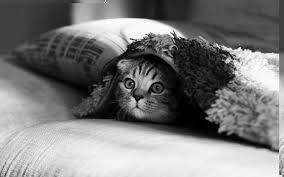
#> input picture labs/lab61/grayscale_1.jpg, 284 x 177 px, found by its file name
$ python app.py -name /home/dima/KG/CG/labs/lab61/grayscale_1.jpg -path /home/dima/KG/CG/labs/lab61
#> lines starting #> are read from the running program, lines starting #| are printed output that depends on the picture; after the words box and inside, x2 and y2 are one past the last pixel; in counts of white or black regions, pixels touching at a corner belong together
import argparse

from PIL import Image, ImageDraw


def binarization(image_height, image_width, image_pixels, threshold, image, draw, file_name):
    """
    Change all pixels of image with brightness <= threshold to white, otherwise to black
    :param image_height:
    :param image_width:
    :param image_pixels: Two-dimensional array containing information about color channels of pixels
    :param threshold: Threshold at which we change pixel colors
    :param image:
    :param draw:
    :param file_name: Path in which image is saved
    :return:
    """

    for i in range(image_height):
        for j in range(image_width):
            if image_pixels[i, j][0] <= threshold:
                draw.point((i, j), (0, 0, 0))
            else:
                draw.point((i, j), (255, 255, 255))

    image.save(file_name, "JPEG")


def find_threshold(image_height, image_width, image_pixels):
    """
    Find threshold with Otsu's method
    :param image_width:
    :param image_height:
    :param image_pixels: Two-dimensional array containing information about color channels of pixels
    :return threshold: The best threshold for the white pixel class and the black pixel class to be as clear as possible
    """

    size = 256
    intensity_histogram = [0] * size  # Image intensity histogram

    for i in range(image_height):
        for j in range(image_width):
            intensity_histogram[image_pixels[i, j][0]] += 1

    pixel_count = image_width * image_height  # The number of pixels in the image
    intensity_sum = sum(index * value for index, value in enumerate(intensity_histogram))  # Image intensity
    best_threshold = 0  # Best threshold
    max_sigma = 0.0  # Max interclass variance
    first_class_pixel_count = 0  # The number of pixels in the first group
    first_class_intensity_sum = 0  # First group intensity

    for threshold in range(size - 1):
        first_class_pixel_count += intensity_histogram[threshold]
        first_class_intensity_sum += threshold * intensity_histogram[threshold]

        if pixel_count - first_class_pixel_count == 0 or first_class_pixel_count == 0:
            continue

        # The ratio of pixels in the first group to the total number of pixels
        first_class_prob = first_class_pixel_count / pixel_count

        # The ratio of pixels in the second group to the total number of pixels
        second_class_prob = 1.0 - first_class_prob

        # Average intensity in the first group
        first_class_mean = first_class_intensity_sum / first_class_pixel_count

        # Average intensity in the second group
        second_class_mean = (intensity_sum - first_class_intensity_sum) / (pixel_count - first_class_pixel_count)

        # The difference in the average brightness of the two groups
        mean_delta = first_class_mean - second_class_mean

        # Current interclass variance
        sigma = first_class_prob * second_class_prob * mean_delta * mean_delta

        if sigma > max_sigma:
            max_sigma = sigma
            best_threshold = threshold

    return best_threshold


def start_processing(file_name):
    """
    Along the image path, returns all items for image processing
    :param file_name: Path to the required image
    :returns image processing tools: image, image width, image height, image pixels, draw
    """

    image = Image.open(file_name)
#> image is the input picture: PIL image 284x177 RGB; min 0, max 255, mean 123.3
    image_height, image_width, = image.size
#> image_height = 284; image_width = 177
    image_pixels = image.load()
    draw = ImageDraw.Draw(image)

    return image, image_height, image_width, image_pixels, draw


def end_processing(draw):
    """
    Close image processing tools
    :param draw:
    :return:
    """

    del draw


def parse():
    """
    Parse command line arguments
    :return command line arguments
    """

    parser = argparse.ArgumentParser()
    parser.add_argument('-name', help='Path to image')
    parser.add_argument('-path', help='Path to directory where everything will be saved')

    return parser.parse_args()


def main():
    args = parse()

    if args.name and args.path:
        image, image_height, image_width, image_pixels, draw = start_processing(file_name=args.name)
#> image_height = 284; image_width = 177
        threshold = find_threshold(image_height=image_height, image_width=image_width, image_pixels=image_pixels)
#> in find_threshold, `pixel_count = image_width * image_height`: pixel_count = 50268
#> the loop in find_threshold, `for threshold in range(size - 1):` made 255 passes
#> (first_class_prob, second_class_prob, second_class_mean, mean_delta, sigma, max_sigma) on passes 1 to 12: (0.00734, 0.993, 124.2, -124.2, 112.4, 112.4), (0.0136, 0.986, 125, -124.5, 208.1, 208.1), (0.0186, 0.981, 125.6, -124.7, 283.4, 283.4), (0.0222, 0.978, 126.1, -124.8, 337.7, 337.7), (0.0258, 0.974, 126.5, -124.9, 392.2, 392.2), (0.0294, 0.971, 127, -124.9, 445.2, 445.2), (0.0322, 0.968, 127.3, -124.9, 486.6, 486.6), (0.0361, 0.964, 127.8, -124.9, 543.5, 543.5), (0.0397, 0.96, 128.2, -124.9, 594.7, 594.7), (0.0437, 0.956, 128.7, -124.9, 651.7, 651.7), (0.0472, 0.953, 129.2, -124.9, 701.4, 701.4), (0.0515, 0.949, 129.7, -124.9, 761, 761)
        binarization(image_height=image_height, image_width=image_width, image_pixels=image_pixels,
                     threshold=threshold, image=image, draw=draw, file_name=args.path + "binary.jpg")
#> in binarization, `image.save(file_name, "JPEG")`:
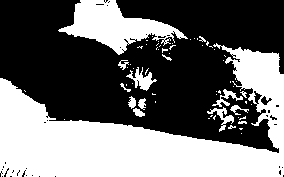
#> saved as lab61binary.jpg: PIL image 284x177 RGB; 43.2% white; 63 white regions (48 under 20 px), largest, box (x1, y1, x2, y2) and area: (0, 43, 284, 177) 17273, (58, 0, 188, 55) 3173, (126, 67, 157, 91) 290
        end_processing(draw=draw)
    else:
        raise AttributeError("Incorrect number of argument")

#python3 app.py -name "/home/dima/KG/CG/labs/lab61/grayscale_1.jpg" -path "/home/dima/KG/CG/labs/lab61"

if __name__ == '__main__':
    main()

$ run again, with lab2/photo_2024-10-25_19-37-41.jpg copied over labs/lab61/grayscale_1.jpg
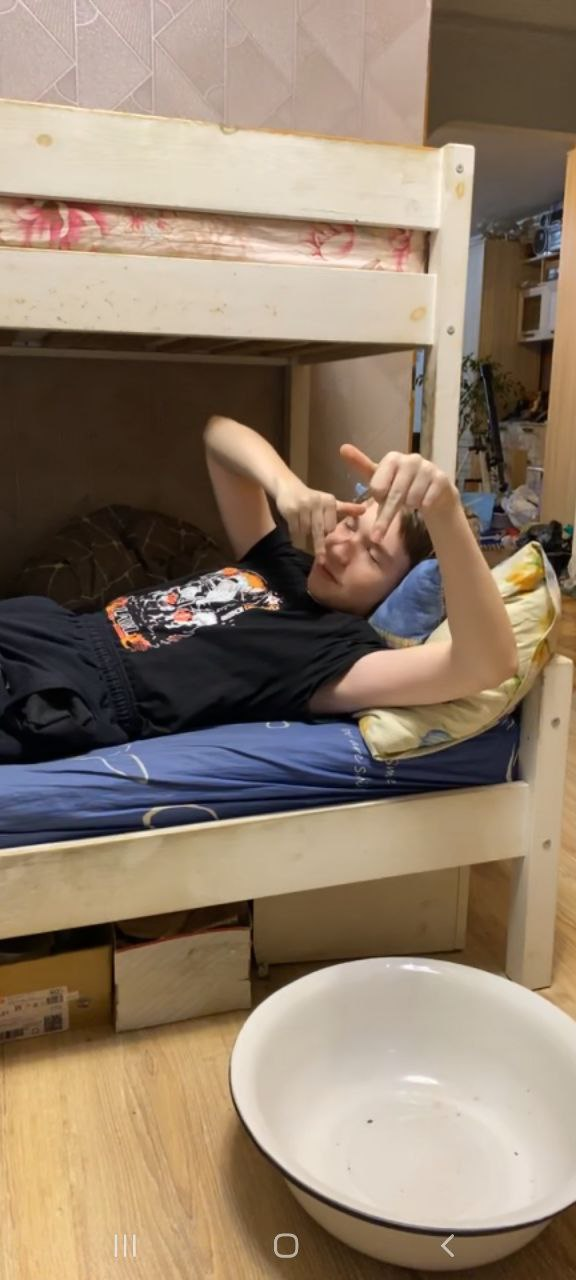
#> input picture lab2/photo_2024-10-25_19-37-41.jpg, 576 x 1280 px, found by its file name
#> in start_processing, image is the input picture: PIL image 576x1280 RGB; mean R, G, B 143, 124.8, 106.2
#> in main, `image, image_height, image_width, image_pixels, draw = start_processin..`: image_height = 576; image_width = 1280
#> pixel_count = 737280
#> the loop in find_threshold, `for threshold in range(size - 1):` made 255 passes
#> (first_class_prob, second_class_prob, second_class_mean, mean_delta, sigma, max_sigma) on passes 1 to 8: (0.00132, 0.999, 143.2, -143.2, 27.07, 27.07), (0.00267, 0.997, 143.4, -142.9, 54.24, 54.24), (0.00499, 0.995, 143.7, -142.5, 100.9, 100.9), (0.00694, 0.993, 144, -142.3, 139.4, 139.4), (0.0086, 0.991, 144.2, -142.1, 171.9, 171.9), (0.0101, 0.99, 144.4, -141.8, 201.1, 201.1), (0.0116, 0.988, 144.6, -141.6, 229, 229), (0.0128, 0.987, 144.8, -141.4, 252.9, 252.9)
#> in binarization, `image.save(file_name, "JPEG")`:
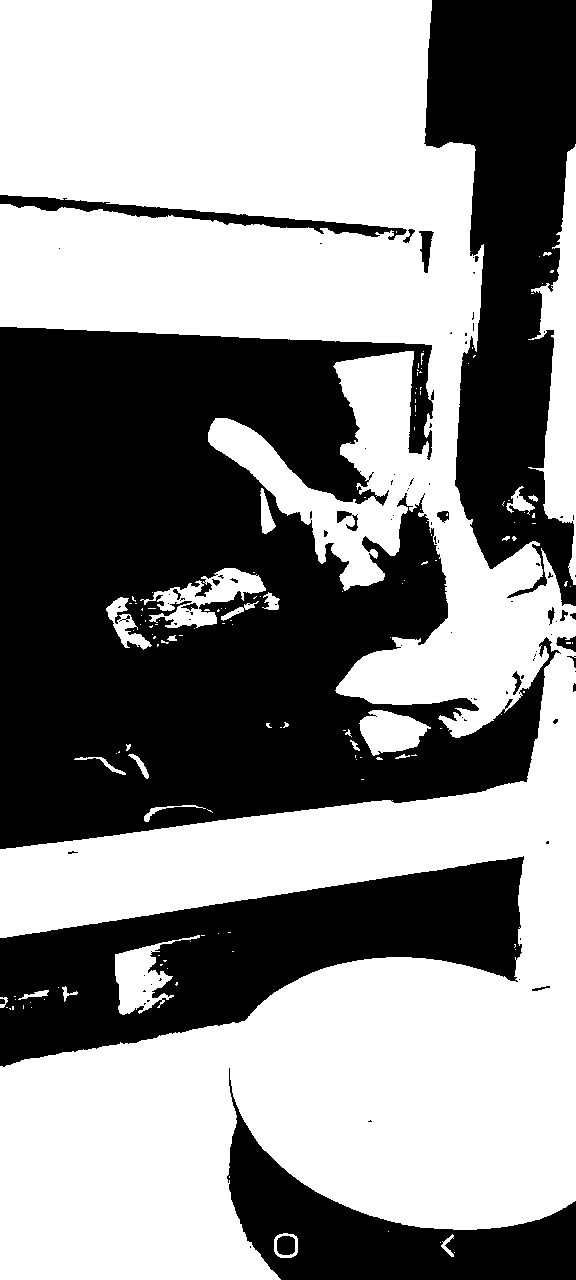
#> saved as lab61binary.jpg: PIL image 576x1280 RGB; 55.8% white; 96 black regions (71 under 20 px), largest, box (x1, y1, x2, y2) and area: (0, 327, 561, 849) 186605, (424, 0, 576, 606) 56800, (0, 856, 524, 1067) 52631
